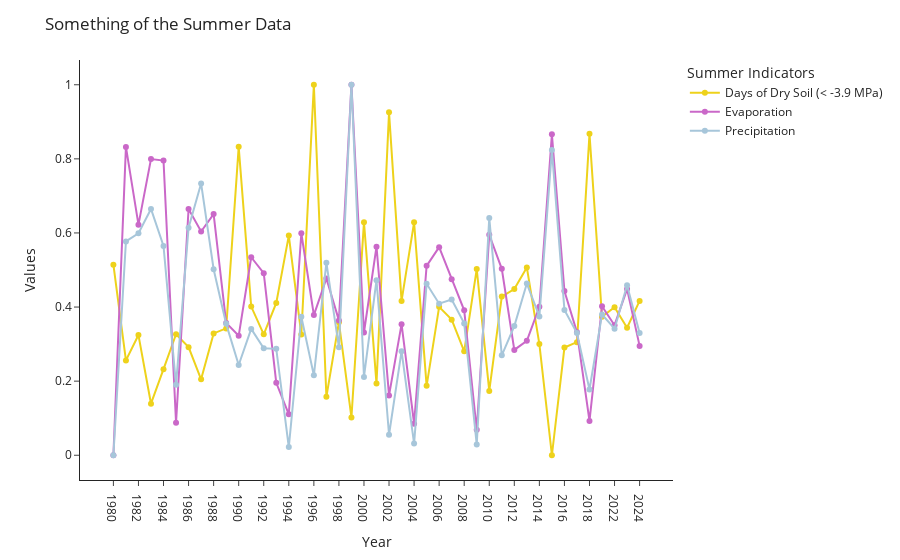

Write notebook code for a chart like this one.
### Code cell
# plot a line graph of drysoildays_summer_whole, evap_summer, nondryswa_summer_whole, ppt_summer, and tmax_summer
fig = px.line(summer_indicators, x='year', y=['drysoildays_summer_whole', 'evap_summer', 'ppt_summer'], 
              hover_name='year', template='simple_white', color_discrete_sequence=["#EED21B", "#CA68C8", "#A7C6DA"])

fig.for_each_trace(lambda trace: trace.update(name = trace.name.replace('drysoildays_summer_whole', 'Days of Dry Soil (< -3.9 MPa)')
                                                      .replace('evap_summer', 'Evaporation')
                                                      .replace('ppt_summer', 'Precipitation')))

fig.update_traces(mode = 'markers+lines', hovertemplate=None)
fig.update_layout(title='Something of the Summer Data', xaxis_title='Year', yaxis_title='Values', hovermode = 'x', legend_title='Summer Indicators')

fig.show()

### Figure 1 — Plotly figure (JSON) as saved in the notebook; plotly's stock layout.template omitted (floating-point values rounded to 4 significant figures)
{"data": [{"hovertext": ["1980", "1981", "1982", "1983", "1984", "1985", "1986", "1987", "1988", "1989", "1990", "1991", "1992", "1993", "1994", "1995", "1996", "1997", "1998", "1999", "2000", "2001", "2002", "2003", "2004", "2005", "2006", "2007", "2008", "2009", "2010", "2011", "2012", "2013", "2014", "2015", "2016", "2017", "2018", "2021", "2022", "2023", "2024"], "legendgroup": "drysoildays_summer_whole", "line": {"color": "#EED21B", "dash": "solid"}, "marker": {"symbol": "circle"}, "mode": "markers+lines", "name": "Days of Dry Soil (< -3.9 MPa)", "orientation": "v", "showlegend": true, "type": "scatter", "x": ["1980", "1981", "1982", "1983", "1984", "1985", "1986", "1987", "1988", "1989", "1990", "1991", "1992", "1993", "1994", "1995", "1996", "1997", "1998", "1999", "2000", "2001", "2002", "2003", "2004", "2005", "2006", "2007", "2008", "2009", "2010", "2011", "2012", "2013", "2014", "2015", "2016", "2017", "2018", "2021", "2022", "2023", "2024"], "xaxis": "x", "y": [0.5144, 0.256, 0.3244, 0.1391, 0.2324, 0.3265, 0.2918, 0.2049, 0.3289, 0.3424, 0.8325, 0.4013, 0.3263, 0.4111, 0.5929, 0.3257, 1, 0.1577, 0.3589, 0.102, 0.6292, 0.1935, 0.9255, 0.4166, 0.6287, 0.1874, 0.4005, 0.366, 0.2804, 0.5025, 0.1736, 0.4283, 0.4484, 0.507, 0.3, 0, 0.2908, 0.3053, 0.8675, 0.3737, 0.3997, 0.344, 0.4166], "yaxis": "y"}, {"hovertext": ["1980", "1981", "1982", "1983", "1984", "1985", "1986", "1987", "1988", "1989", "1990", "1991", "1992", "1993", "1994", "1995", "1996", "1997", "1998", "1999", "2000", "2001", "2002", "2003", "2004", "2005", "2006", "2007", "2008", "2009", "2010", "2011", "2012", "2013", "2014", "2015", "2016", "2017", "2018", "2021", "2022", "2023", "2024"], "legendgroup": "evap_summer", "line": {"color": "#CA68C8", "dash": "solid"}, "marker": {"symbol": "circle"}, "mode": "markers+lines", "name": "Evaporation", "orientation": "v", "showlegend": true, "type": "scatter", "x": ["1980", "1981", "1982", "1983", "1984", "1985", "1986", "1987", "1988", "1989", "1990", "1991", "1992", "1993", "1994", "1995", "1996", "1997", "1998", "1999", "2000", "2001", "2002", "2003", "2004", "2005", "2006", "2007", "2008", "2009", "2010", "2011", "2012", "2013", "2014", "2015", "2016", "2017", "2018", "2021", "2022", "2023", "2024"], "xaxis": "x", "y": [0, 0.8323, 0.6224, 0.7996, 0.7955, 0.08793, 0.6646, 0.604, 0.651, 0.3572, 0.3224, 0.5344, 0.4915, 0.1956, 0.1104, 0.5992, 0.3783, 0.4772, 0.364, 1, 0.3313, 0.5631, 0.1616, 0.3538, 0.08521, 0.5112, 0.5617, 0.4751, 0.3913, 0.06885, 0.5951, 0.5031, 0.2843, 0.3088, 0.4008, 0.8664, 0.4431, 0.332, 0.09271, 0.4022, 0.3511, 0.4485, 0.2952], "yaxis": "y"}, {"hovertext": ["1980", "1981", "1982", "1983", "1984", "1985", "1986", "1987", "1988", "1989", "1990", "1991", "1992", "1993", "1994", "1995", "1996", "1997", "1998", "1999", "2000", "2001", "2002", "2003", "2004", "2005", "2006", "2007", "2008", "2009", "2010", "2011", "2012", "2013", "2014", "2015", "2016", "2017", "2018", "2021", "2022", "2023", "2024"], "legendgroup": "ppt_summer", "line": {"color": "#A7C6DA", "dash": "solid"}, "marker": {"symbol": "circle"}, "mode": "markers+lines", "name": "Precipitation", "orientation": "v", "showlegend": true, "type": "scatter", "x": ["1980", "1981", "1982", "1983", "1984", "1985", "1986", "1987", "1988", "1989", "1990", "1991", "1992", "1993", "1994", "1995", "1996", "1997", "1998", "1999", "2000", "2001", "2002", "2003", "2004", "2005", "2006", "2007", "2008", "2009", "2010", "2011", "2012", "2013", "2014", "2015", "2016", "2017", "2018", "2021", "2022", "2023", "2024"], "xaxis": "x", "y": [0, 0.5772, 0.5993, 0.6648, 0.5648, 0.19, 0.6143, 0.7337, 0.5021, 0.3546, 0.2435, 0.341, 0.2887, 0.2872, 0.02208, 0.3738, 0.2156, 0.5196, 0.2912, 1.0, 0.2112, 0.4726, 0.05537, 0.281, 0.03153, 0.4628, 0.4091, 0.4202, 0.3559, 0.02889, 0.6406, 0.2697, 0.3486, 0.4634, 0.3746, 0.8236, 0.3923, 0.3298, 0.1774, 0.38, 0.3416, 0.459, 0.3297], "yaxis": "y"}], "layout": {"hovermode": "x", "legend": {"title": {"text": "Summer Indicators"}, "tracegroupgap": 0}, "margin": {"t": 60}, "title": {"text": "Something of the Summer Data"}, "xaxis": {"anchor": "y", "domain": [0, 1], "title": {"text": "Year"}}, "yaxis": {"anchor": "x", "domain": [0, 1], "title": {"text": "Values"}}}}
